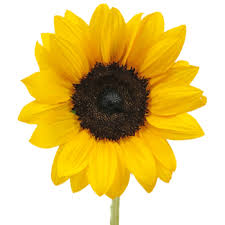
%> input picture sunflower.jpg, 225 x 225 px
$ octave prewitt.m   (GNU Octave 9; MATLAB toolbox functions it lacks are replaced by stand-ins)
%> lines starting %> are read from the running program, lines starting %| are printed output that depends on the picture
close all;
clc
img = imread('sunflower.jpg');
%> img is the input picture: size 225x225x3 uint8; mean R, G, B 227.8, 204.2, 129.4
img = double(img);
%> img: size 225x225x3 double
% prewitt filter%
w1 = [-1 -1 -1; 0 0 0; 1 1 1];
w2 = [-1 0 1; -1 0 1; -1 0 1];
[row, col] = size(img);
%> row = 225; col = 675
for i = 2:1:row-1
    for j= 2:1:col-1
        % x gradient
        x_grad_img(i, j) = w1(1) * img(i-1, j-1) + w1(2) * img(i-1,j) + w1(3) * img(i-1, j+1) + ...
                        w1(4) * img(i, j-1) + w1(5) * img(i,j) + w1(6) * img(i, j+1) + ...
                        w1(7) * img(i+1, j-1) + w1(8) * img(i+1,j) + w1(9) * img(i+1, j+1);
        % y gradient
        y_grad_img(i, j) = w2(1) * img(i-1, j-1) + w2(2) * img(i-1,j) + w2(3) * img(i-1, j+1) + ...
                        w2(4) * img(i, j-1) + w2(5) * img(i,j) + w2(6) * img(i, j+1) + ...
                        w2(7) * img(i+1, j-1) + w2(8) * img(i+1,j) + w2(9) * img(i+1, j+1);
    end
end
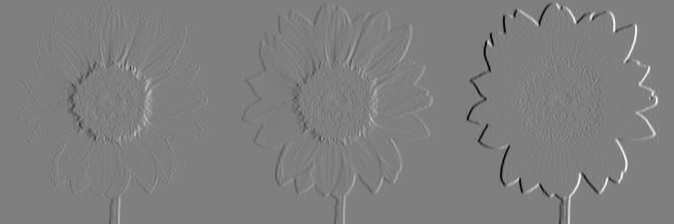
%> x_grad_img: size 224x674 double; min -763, max 764, mean 0; drawn with min black and max white
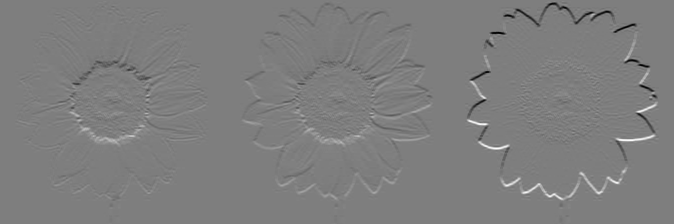
%> y_grad_img: size 224x674 double; min -748, max 760, mean -0.1; drawn with min black and max white
figure(1);imshow(uint8(x_grad_img));
%> after `imshow(uint8(x_grad_img))`:
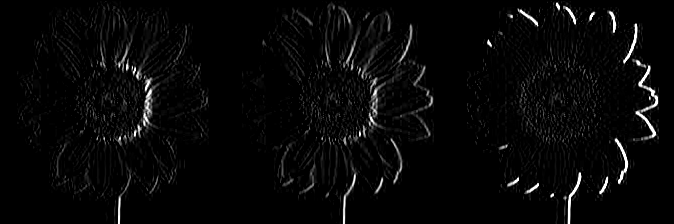
%> displayed picture: size 224x674, on the screen's scale of 0 to 255; min 0, max 255, mean 7.8
figure(2);imshow(uint8(y_grad_img));
%> after `imshow(uint8(y_grad_img))`:
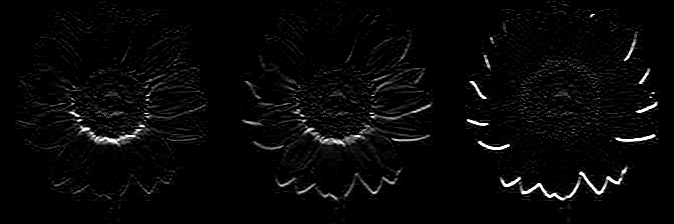
%> displayed picture: size 224x674, on the screen's scale of 0 to 255; min 0, max 255, mean 7.4

final_image = x_grad_img + y_grad_img;

figure(3);imshow(uint8(final_image));
%> after `imshow(uint8(final_image))`:
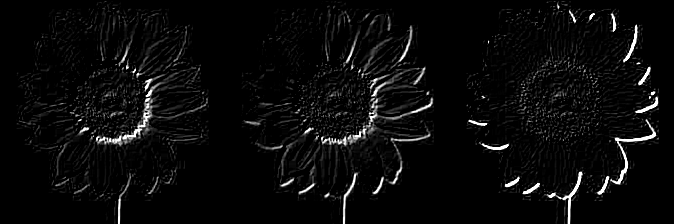
%> displayed picture: size 224x674, on the screen's scale of 0 to 255; min 0, max 255, mean 10.4
